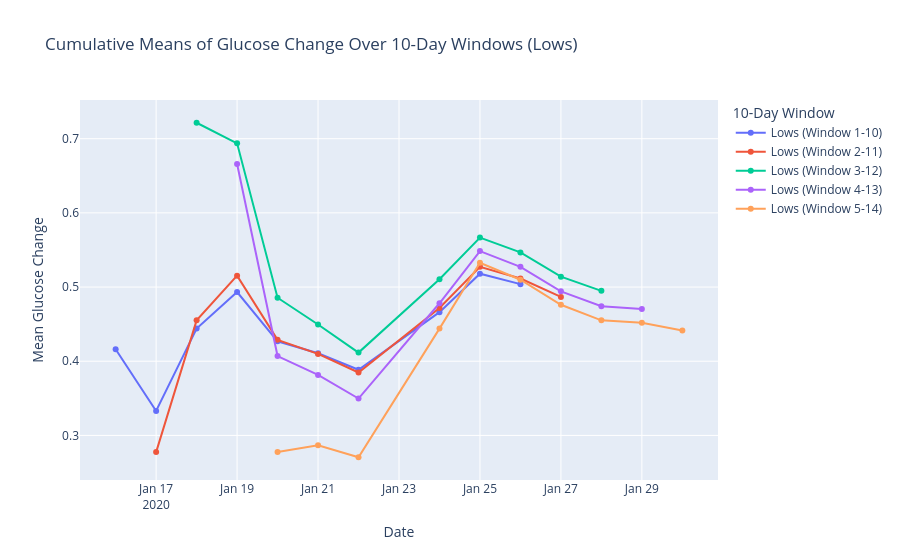

The notebook cell this image was saved under:
### Code cell
def plot_means_by_inner_window(filtered_data, label):
    filtered_data['Date'] = pd.to_datetime(filtered_data['Timestamp']).dt.date
    unique_days = sorted(filtered_data['Date'].unique())
    
    fig = go.Figure()

    for start_day in range(len(unique_days) - 9):
        dates = []
        means = []
        current_window = unique_days[start_day:start_day + 10]
        cumulative_filtered_data = filtered_data[filtered_data['Date'] >= unique_days[start_day]]
        
        for current_date in current_window:
            cumulative_data = cumulative_filtered_data[cumulative_filtered_data['Date'] <= current_date]['GlucoseChange']
            means.append(cumulative_data.mean() if len(cumulative_data) > 0 else 0)
            dates.append(current_date)
        
        fig.add_trace(go.Scatter(
            x=dates,
            y=means,
            mode='lines+markers',
            name=f"{label} (Window {start_day+1}-{start_day+10})"
        ))

    fig.update_layout(
        title=f'Cumulative Means of Glucose Change Over 10-Day Windows ({label})',
        xaxis_title='Date',
        yaxis_title='Mean Glucose Change',
        legend_title='10-Day Window',
        hovermode='x unified'
    )

    fig.show()

plot_means_by_inner_window(actgluco_low, label='Lows')

### Figure 1 — Plotly figure (JSON) as saved in the notebook; plotly's stock layout.template omitted (floating-point values rounded to 4 significant figures)
{"data": [{"mode": "lines+markers", "name": "Lows (Window 1-10)", "type": "scatter", "x": ["2020-01-16", "2020-01-17", "2020-01-18", "2020-01-19", "2020-01-20", "2020-01-21", "2020-01-22", "2020-01-24", "2020-01-25", "2020-01-26"], "y": [0.4162, 0.333, 0.444, 0.4933, 0.4269, 0.4107, 0.3885, 0.4662, 0.518, 0.5039]}, {"mode": "lines+markers", "name": "Lows (Window 2-11)", "type": "scatter", "x": ["2020-01-17", "2020-01-18", "2020-01-19", "2020-01-20", "2020-01-21", "2020-01-22", "2020-01-24", "2020-01-25", "2020-01-26", "2020-01-27"], "y": [0.2775, 0.4551, 0.5154, 0.4289, 0.4098, 0.3848, 0.4717, 0.5272, 0.5116, 0.4867]}, {"mode": "lines+markers", "name": "Lows (Window 3-12)", "type": "scatter", "x": ["2020-01-18", "2020-01-19", "2020-01-20", "2020-01-21", "2020-01-22", "2020-01-24", "2020-01-25", "2020-01-26", "2020-01-27", "2020-01-28"], "y": [0.7215, 0.6937, 0.4856, 0.4495, 0.4116, 0.5106, 0.5667, 0.5467, 0.514, 0.4949]}, {"mode": "lines+markers", "name": "Lows (Window 4-13)", "type": "scatter", "x": ["2020-01-19", "2020-01-20", "2020-01-21", "2020-01-22", "2020-01-24", "2020-01-25", "2020-01-26", "2020-01-27", "2020-01-28", "2020-01-29"], "y": [0.666, 0.407, 0.3816, 0.3496, 0.4781, 0.5485, 0.5272, 0.4942, 0.4743, 0.4705]}, {"mode": "lines+markers", "name": "Lows (Window 5-14)", "type": "scatter", "x": ["2020-01-20", "2020-01-21", "2020-01-22", "2020-01-24", "2020-01-25", "2020-01-26", "2020-01-27", "2020-01-28", "2020-01-29", "2020-01-30"], "y": [0.2775, 0.2867, 0.2706, 0.444, 0.5328, 0.5099, 0.4761, 0.4551, 0.4519, 0.4415]}], "layout": {"hovermode": "x unified", "legend": {"title": {"text": "10-Day Window"}}, "title": {"text": "Cumulative Means of Glucose Change Over 10-Day Windows (Lows)"}, "xaxis": {"title": {"text": "Date"}}, "yaxis": {"title": {"text": "Mean Glucose Change"}}}}
